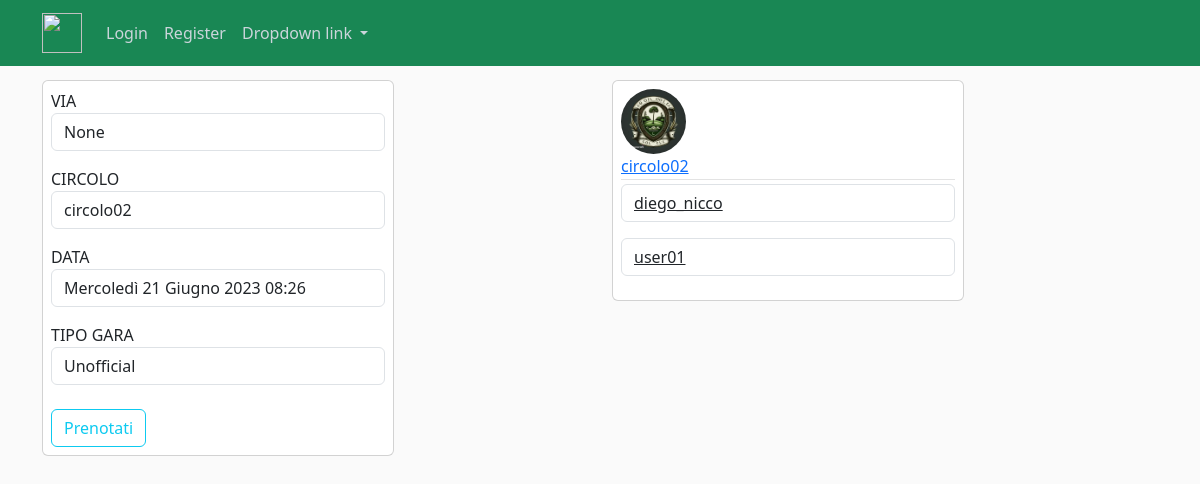
Page /matches/match/2 on the committed database.
### matches/models.py (models this page shows)
class Matches(models.Model):
    match_types = (
        ('Unofficial', 'Amatoriale'),
        ('Official', 'Ufficiale')
    )
    date = models.DateTimeField(auto_now_add=False)
    type = models.CharField(max_length=32, choices=match_types, null=True, blank=True)
    group_size = models.IntegerField(blank=True, default=4)
    number_subscribed = models.IntegerField(default=0) ## add check on less equal than the goup size
    club = models.ForeignKey(clubProfile, on_delete=models.CASCADE, null=True)
    class Meta:
        constraints = [
            models.UniqueConstraint(
                fields=['date', 'club'], name='Unique datetime-Club for each match'
            ),
        ]

class MatchBooking(models.Model):
    profile = models.ForeignKey(playerProfile, on_delete=models.CASCADE)
    match = models.ForeignKey(Matches, on_delete=models.CASCADE)
    class Meta:
        constraints = [
            models.UniqueConstraint(
                fields=['profile', 'match'], name='Max 1 booking per macth'
            ),
        ]

### users/models.py (models this page shows, shortened)
class clubProfile(models.Model):
    HOLES_CHOICES = (
        (9, 9),
        (18, 18)
    )
    user = models.OneToOneField(CustomUser, on_delete=models.CASCADE)
    number_holes = models.IntegerField(default=9, choices=HOLES_CHOICES)
    name = models.CharField(max_length=64)
    city = models.CharField(max_length=64, null=True, blank=True, default='Other')
    country = models.CharField(max_length=64, null=True, blank=True)
    address = models.TextField(default=None, blank=True, null=True)
    img = models.ImageField(default='default_club.jpeg', upload_to='image_pics')
    class Meta:
        ordering = ['name']

class CustomUser(AbstractUser):
    OPTION_CHOICES = (
        ('Gplayer', 'Giocatore'),
        ('Gclub', 'Circolo'),
    )
    which_account = models.CharField(max_length=20, choices=OPTION_CHOICES)
    class Meta:
        constraints = [
            models.UniqueConstraint(fields=['email'], name='unique email')
        ]

class playerProfile(models.Model):
    OPTION_EXPERIENCE = (
        ('< 1', 'Meno di un anno'),
        ('1 - 3', 'Tra uno e tre anni'),
        (' > 3', 'Più di 3 anni')
    )
    user = models.OneToOneField(CustomUser, on_delete=models.CASCADE)
    img = models.ImageField(default='default.jpeg', upload_to='image_pics')
    name = models.CharField(max_length=64)
    surname = models.CharField(max_length=64)
    experience = models.CharField(max_length=20, choices=OPTION_EXPERIENCE, default='-1')
    description = models.CharField(max_length=256, null=True, blank=True)

### matches/views.py (the view, shortened to what this page needs)
# urls.py: path('match/<int:pk>', matchBooking.as_view(), name='match-detail')
class matchBooking(DetailView):
    model = Matches
    template_name = 'matches/match_detail.html'

### matches/templates/matches/match_detail.html (shortened to what this page needs)
{% extends "users/home.html" %}
{% block content %}
<div class="col-md-6">
    <div class="card p-2 mb-3" style="width: 22rem;">
        <form method="POST">
            <label for='address_id'>VIA</label>
            <input id='address_id' type="text" value="{{object.club.address}}" class="form-control mb-3" name="via" readonly>
            <label for='circolo_id'>CIRCOLO</label>
            <input id='circolo_id' type="text" value="{{object.club.user.username}}" class="form-control mb-3" name="club" readonly>
            <label for='data_id'>DATA</label>
            <input id='data_id' type="text" value="{{object.date}}" class="form-control mb-3" name="data" readonly>
            <label for='gara_id'>TIPO GARA</label>
            <input id='gara_id' type="text" value="{{object.type}}" class="form-control mb-3" name="tipo gara" readonly>
            <div class="form-group mt-4">
                <button class="btn btn-outline-info" type="submit">Prenotati</button>
            </div>
    </div>
</div>
<div class="col-md-6">
    <div class="card p-2 mb-3" style="width: 22rem;">
        <img class="rounded-circle article-img" src="{{ object.club.img.url }}">
        <div class="article-metadata">
            <a class="mr-2" href="{% url 'other-profile' object.club.user.username %}">{{ object.club.user.username }}</a>
        </div>
        {% for booking in object.matchbooking_set.all %}
            <a type="text" class="form-control mb-3" href="{% url 'other-profile' booking.profile.user.username %}">{{booking.profile.user.username}}</a>
        {% endfor %}
    </div>
</div>
{% endblock content %}

### users/static/users/main.css (style rules this page uses)
body { background: #fafafa; color: #333333; margin-top: 5rem; }
.article-img { height: 65px; width: 65px; margin-right: 16px; }
.article-metadata { padding-bottom: 1px; margin-bottom: 4px; border-bottom: 1px solid #e3e3e3 }

### rows in the picture
Matches: via "None", club "circolo02", data "Mercoledì 21 Giugno 2023 08:26", type "Unofficial", club.img (placeholder picture), club.user.username "circolo02"
MatchBooking: profile.user.username "diego_nicco"
MatchBooking: profile.user.username "user01"
